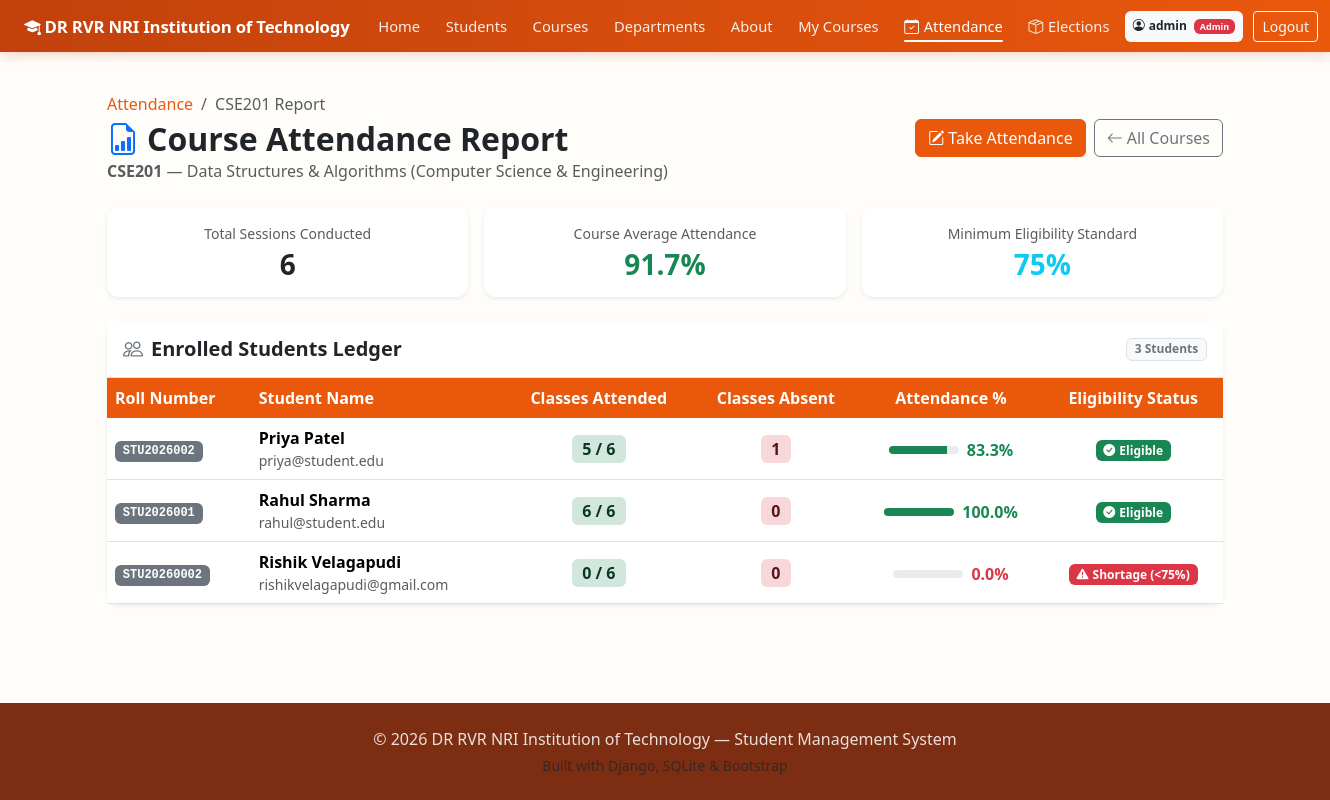
/attendance/1/report/ (signed in), run on the app's committed database.
### core/models.py (models this page shows, shortened)
class User(AbstractUser):
    ROLE_CHOICES = [
        ('admin', 'Admin'),
        ('student', 'Student'),
    ]
    role = models.CharField(max_length=20, choices=ROLE_CHOICES, default='student')

class Course(models.Model):
    name = models.CharField(max_length=150)
    code = models.CharField(max_length=20, unique=True)
    credits = models.IntegerField(default=3)
    duration_weeks = models.IntegerField(default=16)
    description = models.TextField(blank=True, null=True)
    department = models.ForeignKey(Department, on_delete=models.CASCADE, related_name='courses')
    class Meta:
        ordering = ['name']

class Department(models.Model):
    name = models.CharField(max_length=120, unique=True)
    code = models.CharField(max_length=20, unique=True)
    head_of_department = models.CharField(max_length=120, blank=True, null=True)
    description = models.TextField(blank=True, null=True)
    class Meta:
        ordering = ['name']

class Student(models.Model):
    roll_number = models.CharField(max_length=30, unique=True)
    first_name = models.CharField(max_length=80)
    last_name = models.CharField(max_length=80)
    email = models.EmailField(max_length=120, unique=True)
    phone = models.CharField(max_length=20, blank=True, null=True)
    date_of_birth = models.DateField(blank=True, null=True)
    gender = models.CharField(max_length=10, blank=True, null=True)
    address = models.TextField(blank=True, null=True)
    enrollment_year = models.IntegerField(default=current_year)
    department = models.ForeignKey(Department, on_delete=models.CASCADE, related_name='students')
    user = models.OneToOneField(
        settings.AUTH_USER_MODEL,
        on_delete=models.SET_NULL,
        null=True,
        blank=True,
        related_name='student_profile'
    )
    class Meta:
        ordering = ['first_name', 'last_name']
    @property
    def full_name(self):
        return f"{self.first_name} {self.last_name}"

### core/views.py (the view)
# urls.py: path('attendance/<int:course_id>/report/', views.course_attendance_report, name='course_attendance_report'),
@admin_required
def course_attendance_report(request, course_id):
    course = get_object_or_404(Course, id=course_id)
    registrations = Registration.objects.filter(course=course).select_related('student')
    distinct_dates = list(
        Attendance.objects.filter(course=course)
        .values_list('date', flat=True)
        .distinct()
        .order_by('-date')
    )
    total_sessions = len(distinct_dates)
    student_reports = []
    for reg in registrations:
        st = reg.student
        records = Attendance.objects.filter(course=course, student=st)
        present_count = records.filter(status__in=['Present', 'Late']).count()
        absent_count = records.filter(status='Absent').count()
        percentage = round((present_count / total_sessions * 100), 1) if total_sessions > 0 else 0
        student_reports.append({
            'student': st,
            'present_count': present_count,
            'absent_count': absent_count,
            'percentage': percentage,
            'is_low': percentage < 75 if total_sessions > 0 else False,
        })
    overall_present = Attendance.objects.filter(course=course, status__in=['Present', 'Late']).count()
    overall_total = Attendance.objects.filter(course=course).count()
    overall_pct = round((overall_present / overall_total * 100), 1) if overall_total > 0 else 0
    return render(request, 'course_attendance_report.html', {
        'course': course,
        'total_sessions': total_sessions,
        'distinct_dates': distinct_dates[:10],
        'student_reports': student_reports,
        'overall_pct': overall_pct,
    })

### core/views.py (called while the page is built)
def admin_required(view_func):
    @wraps(view_func)
    def wrapped(request, *args, **kwargs):
        if not request.user.is_authenticated:
            messages.warning(request, 'Please log in to access this page.')
            return redirect(f"{reverse('login')}?next={request.path}")
        if getattr(request.user, 'role', '') != 'admin' and not request.user.is_staff and not request.user.is_superuser:
            messages.error(request, 'Admin access required for that action.')
            return redirect('home')
        return view_func(request, *args, **kwargs)
    return wrapped

### templates/course_attendance_report.html (shortened to what this page needs)
{% extends 'base.html' %}
{% block content %}
<div class="d-flex justify-content-between align-items-center mb-4 flex-wrap gap-2">
    <div>
        <nav aria-label="breadcrumb">
            <ol class="breadcrumb mb-1">
                <li class="breadcrumb-item"><a href="{% url 'attendance_dashboard' %}">Attendance</a></li>
                <li class="breadcrumb-item active">{{ course.code }} Report</li>
            </ol>
        </nav>
        <h2 class="fw-bold mb-0"><i class="bi bi-file-earmark-bar-graph text-primary me-2"></i>Course Attendance Report</h2>
        <p class="text-muted mb-0"><strong>{{ course.code }}</strong> — {{ course.name }} ({{ course.department.name }})</p>
    </div>
    <div class="d-flex gap-2">
        <a href="{% url 'mark_attendance' course.id %}" class="btn btn-primary">
            <i class="bi bi-pencil-square me-1"></i>Take Attendance
        </a>
        <a href="{% url 'attendance_dashboard' %}" class="btn btn-outline-secondary">
            <i class="bi bi-arrow-left me-1"></i>All Courses
        </a>
    </div>
</div>
<div class="row g-3 mb-4">
    <div class="col-md-4">
        <div class="card p-3 shadow-sm border-0 text-center">
            <span class="text-muted small">Total Sessions Conducted</span>
            <h3 class="fw-bold text-dark mt-1 mb-0">{{ total_sessions }}</h3>
        </div>
    </div>
    <div class="col-md-4">
        <div class="card p-3 shadow-sm border-0 text-center">
            <span class="text-muted small">Course Average Attendance</span>
            <h3 class="fw-bold {% if overall_pct >= 75 %}text-success{% elif overall_pct >= 60 %}text-warning{% else %}text-danger{% endif %} mt-1 mb-0">
                {{ overall_pct }}%
            </h3>
        </div>
    </div>
    <div class="col-md-4">
        <div class="card p-3 shadow-sm border-0 text-center">
            <span class="text-muted small">Minimum Eligibility Standard</span>
            <h3 class="fw-bold text-info mt-1 mb-0">75%</h3>
        </div>
    </div>
</div>
<div class="card shadow-sm border-0">
    <div class="card-header bg-white py-3 border-bottom d-flex justify-content-between align-items-center">
        <h5 class="mb-0 fw-semibold"><i class="bi bi-people me-2 text-secondary"></i>Enrolled Students Ledger</h5>
        <span class="badge bg-light text-secondary border">{{ student_reports|length }} Students</span>
    </div>
    <div class="table-responsive">
        <table class="table table-hover align-middle mb-0">
            <thead class="table-light">
                <tr>
                    <th>Roll Number</th>
                    <th>Student Name</th>
                    <th class="text-center">Classes Attended</th>
                    <th class="text-center">Classes Absent</th>
                    <th class="text-center">Attendance %</th>
                    <th class="text-center">Eligibility Status</th>
                </tr>
            </thead>
            <tbody>
                {% for item in student_reports %}
                <tr {% if item.is_low %}class="table-danger-subtle"{% endif %}>
                    <td><span class="badge bg-secondary font-monospace">{{ item.student.roll_number }}</span></td>
                    <td>
                        <strong>{{ item.student.full_name }}</strong>
                        <div class="text-muted small">{{ item.student.email }}</div>
                    </td>
                    <td class="text-center">
                        <span class="badge bg-success-subtle text-success-emphasis fs-6">{{ item.present_count }} / {{ total_sessions }}</span>
                    </td>
                    <td class="text-center">
                        <span class="badge bg-danger-subtle text-danger-emphasis fs-6">{{ item.absent_count }}</span>
                    </td>
                    <td class="text-center">
                        <div class="d-inline-flex align-items-center gap-2">
                            <div class="progress" style="width: 70px; height: 8px;">
                                <div class="progress-bar {% if item.percentage >= 75 %}bg-success{% elif item.percentage >= 60 %}bg-warning{% else %}bg-danger{% endif %}"
                                     role="progressbar" style="width: {{ item.percentage }}%;"></div>
                            </div>
                            <span class="fw-bold {% if item.percentage >= 75 %}text-success{% elif item.percentage >= 60 %}text-warning{% else %}text-danger{% endif %}">
                                {{ item.percentage }}%
                            </span>
                        </div>
                    </td>
                    <td class="text-center">
                        {% if total_sessions == 0 %}
                            <span class="badge bg-secondary">No Sessions</span>
                        {% elif item.is_low %}
                            <span class="badge bg-danger"><i class="bi bi-exclamation-triangle-fill me-1"></i>Shortage (&lt;75%)</span>
                        {% else %}
                            <span class="badge bg-success"><i class="bi bi-check-circle-fill me-1"></i>Eligible</span>
                        {% endif %}
                    </td>
                </tr>
                {% empty %}
                <tr>
                    <td colspan="6" class="text-center py-4 text-muted">
                        No students enrolled in this course.
                    </td>
                </tr>
                {% endfor %}
            </tbody>
        </table>
    </div>
</div>
{% endblock %}

### templates/base.html (shortened to what this page needs)
{% load static %}
<!DOCTYPE html>
<html lang="en">
<head>
    <link href="https://cdn.jsdelivr.net/npm/bootstrap@5.3.3/dist/css/bootstrap.min.css" rel="stylesheet">
    <link href="https://cdn.jsdelivr.net/npm/bootstrap-icons@1.11.3/font/bootstrap-icons.css" rel="stylesheet">
    <link href="{% static 'css/style.css' %}" rel="stylesheet">
</head>
<body>
<nav class="navbar navbar-expand-xl navbar-dark sticky-top">
    <div class="container-fluid px-lg-4 px-3">
        <a class="navbar-brand fw-bold" href="{% url 'home' %}">
            <i class="bi bi-mortarboard-fill me-1"></i>DR RVR NRI Institution of Technology
        </a>
        <div class="collapse navbar-collapse" id="navMenu">
            <ul class="navbar-nav me-auto mb-2 mb-xl-0 align-items-xl-center">
                <li class="nav-item">
                    <a class="nav-link text-nowrap {% if request.resolver_match.url_name == 'home' %}active{% endif %}" href="{% url 'home' %}">Home</a>
                </li>
                <li class="nav-item">
                    <a class="nav-link text-nowrap {% if request.resolver_match.url_name == 'students' %}active{% endif %}" href="{% url 'students' %}">Students</a>
                </li>
                <li class="nav-item">
                    <a class="nav-link text-nowrap {% if request.resolver_match.url_name == 'courses' or request.resolver_match.url_name == 'course_detail' %}active{% endif %}" href="{% url 'courses' %}">Courses</a>
                </li>
                <li class="nav-item">
                    <a class="nav-link text-nowrap {% if request.resolver_match.url_name == 'departments' %}active{% endif %}" href="{% url 'departments' %}">Departments</a>
                </li>
                <li class="nav-item">
                    <a class="nav-link text-nowrap {% if request.resolver_match.url_name == 'about' %}active{% endif %}" href="{% url 'about' %}">About</a>
                </li>
                {% if request.user.is_authenticated %}
                <li class="nav-item">
                    <a class="nav-link text-nowrap {% if request.resolver_match.url_name == 'my_courses' %}active{% endif %}" href="{% url 'my_courses' %}">My Courses</a>
                </li>
                <li class="nav-item">
                    <a class="nav-link text-nowrap {% if 'attendance' in request.resolver_match.url_name %}active{% endif %}" href="{% if request.user.role == 'admin' or request.user.is_staff or request.user.is_superuser %}{% url 'attendance_dashboard' %}{% else %}{% url 'my_attendance' %}{% endif %}">
                        <i class="bi bi-calendar-check"></i><span>Attendance</span>
                    </a>
                </li>
                <li class="nav-item">
                    <a class="nav-link text-nowrap {% if 'election' in request.resolver_match.url_name %}active{% endif %}" href="{% url 'elections_list' %}">
                        <i class="bi bi-box-seam"></i><span>Elections</span>
                    </a>
                </li>
                {% endif %}
            </ul>
            <ul class="navbar-nav align-items-xl-center">
                {% if request.user.is_authenticated %}
                    <li class="nav-item me-2 my-1 my-xl-0">
                        <span class="badge text-bg-light text-dark py-2 px-2 text-nowrap">
                            <i class="bi bi-person-circle me-1"></i>{{ request.user.username }}
                            {% if request.user.role == 'admin' or request.user.is_staff or request.user.is_superuser %}<span class="badge bg-danger ms-1">Admin</span>{% endif %}
                        </span>
                    </li>
                    <li class="nav-item my-1 my-xl-0">
                        <a class="btn btn-outline-light btn-sm text-nowrap" href="{% url 'logout' %}">Logout</a>
                    </li>
                {% endif %}
            </ul>
        </div>
    </div>
</nav>
<main class="container my-4 flex-grow-1">
    {% block content %}{% endblock %}
</main>
<footer class="footer mt-auto py-4">
    <div class="container text-center">
        <p class="mb-1">&copy; 2026 DR RVR NRI Institution of Technology — Student Management System</p>
        <p class="mb-0 small text-muted">Built with Django, SQLite &amp; Bootstrap</p>
    </div>
</footer>
</body>
</html>

### static/css/style.css (style rules this page uses)
:root { --primary: #ea580c; --primary-dark: #9a3412; --primary-darker: #7c2d12; --accent: #f97316; --accent-light: #ffedd5; --accent-hover: #c2410c; --bg-soft: #fffdfa; }
body { background-color: var(--bg-soft); display: flex; flex-direction: column; min-height: 100vh; font-family: 'Segoe UI', Roboto, -apple-system, sans-serif; }
a { color: var(--primary); text-decoration: none; }
.navbar { background: linear-gradient(90deg, #c2410c 0%, #ea580c 100%); box-shadow: 0 2px 12px rgba(194, 65, 12, 0.25); padding-top: 0.5rem; padding-bottom: 0.5rem; }
.navbar .navbar-brand { font-size: 1.05rem; white-space: nowrap; letter-spacing: -0.2px; }
.navbar .nav-item { display: flex; align-items: center; margin: 0 0.15rem; }
.navbar .nav-link { color: rgba(255, 255, 255, 0.9); font-weight: 500; font-size: 0.92rem; padding: 0.45rem 0.65rem !important; white-space: nowrap; display: inline-flex; align-items: center; gap: 0.3rem; position: relative; border-bottom: none !important; transition: color 0.15s ease-in-out; }
.navbar .nav-link::after { content: ''; position: absolute; bottom: 2px; left: 0.65rem; right: 0.65rem; height: 2px; background-color: transparent; border-radius: 2px; transition: background-color 0.2s ease; }
.navbar .nav-link:hover::after, .navbar .nav-link.active::after { background-color: #ffffff; }
.navbar .nav-link:hover, .navbar .nav-link.active { color: #ffffff; }
.card { border: none; border-radius: 0.75rem; box-shadow: 0 2px 12px rgba(0,0,0,0.06); }
.table thead th { background-color: var(--primary); color: #fff; border-bottom: none; }
.btn-primary { background-color: var(--primary); border-color: var(--primary); color: #fff; }
.footer { background-color: var(--primary-darker); color: rgba(255, 255, 255, 0.85); margin-top: auto; }

### data on the page
User: user.username "admin"
Course: code "CSE201", name "Data Structures & Algorithms", department.name "Computer Science & Engineering"
Student: student.roll_number "STU2026002", student.full_name "Priya Patel", student.email "priya@student.edu", present_count "5", total_sessions "6", absent_count "1", percentage "83.3", shows "Eligible"
Student: student.roll_number "STU2026001", student.full_name "Rahul Sharma", student.email "rahul@student.edu", present_count "6", total_sessions "6", absent_count "0", percentage "100.0", shows "Eligible"
Student: student.roll_number "STU20260002", student.full_name "Rishik Velagapudi", student.email "rishikvelagapudi@gmail.com", present_count "0", total_sessions "6", absent_count "0", percentage "0.0", shows "Shortage (<75%)"

### other printed values
{{ total_sessions }} "6"
{{ overall_pct }} "91.7"
{{ student_reports|length }} "3"
